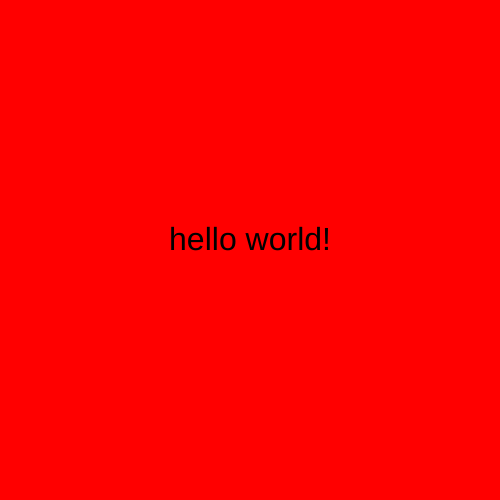
Frame 1 (no input)
Frame 60 (no input): identical to frame 1, image omitted
Frame 120 (the mouse pressed at the canvas centre since frame 60): identical to frame 1, image omitted

The p5.js sketch that drew this single still picture (run headless with seeded random() and noise() and a simulated clock; from frame 60 on, the mouse is pressed at the canvas centre):

// p5.js sketch
// ── sketch.js
function setup() {
  createCanvas(500, 500);
  textAlign(CENTER) ;
}

function draw() {
  background('red') ;
  fill('black') ;
  textSize(32) ;
  text("hello world!", 250, 250) ;
}
